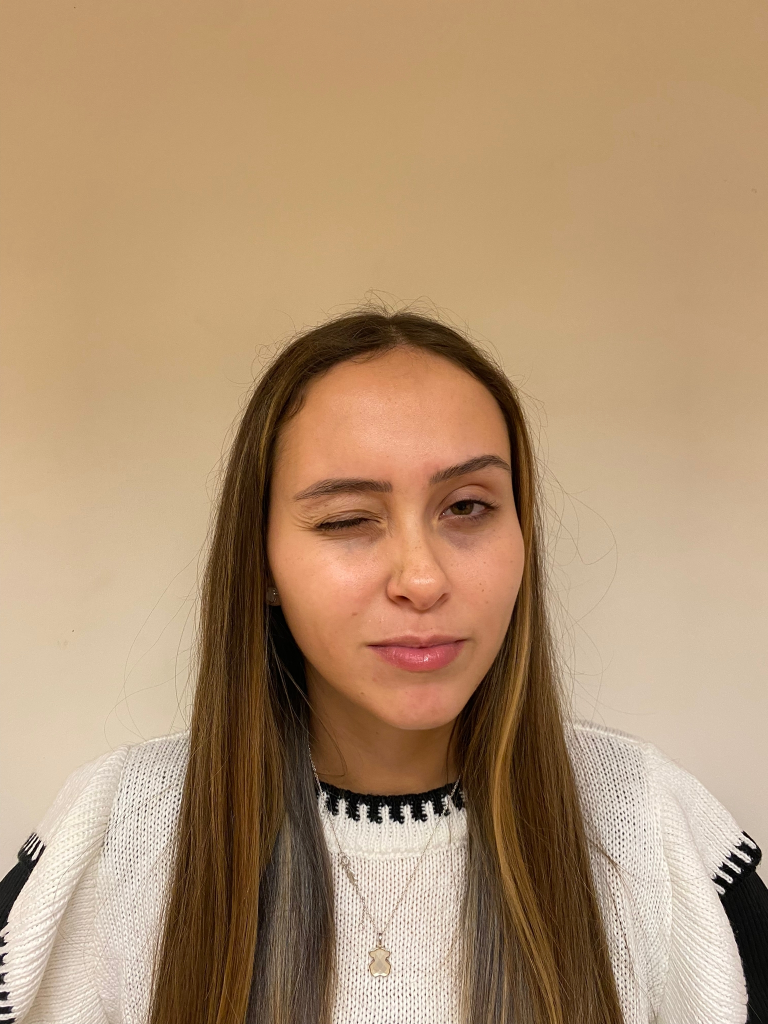
#> input picture Treino/a1.jpeg, 1536 x 2048 px (shown at 1/2 size); its folder holds only this picture in this run; the run also reads 2 pictures not shown here
$ jupyter execute --allow-errors TP_MML.ipynb
#> lines starting #> are read from the running program, lines starting #| are printed output that depends on the picture
### codigo_trabalho.py
import numpy as np
import numpy.linalg as linalg
from PIL import Image
import glob
import math
import os
import cv2

# Funçao para aplicar o metodo PCA
# [19 lines left out: function pca, not called in this run]


def coeficientes_projecao(phi,vetores_proprios,M):
    coeficientes = [np.dot(phi[i],vetores_proprios) for i in range(M)]
    return coeficientes


# [48 lines left out: functions testar, euclidian, mahalanobis, not called in this run]

### TP_MML.ipynb
# Trabalho de Grupo: Eigenfaces
## Trabalho realizado por: Daniela, Andreia, Diogo, Luís e Cristiana

[cell 1]
#Importação das bibliotecas
import numpy as np
import matplotlib.pyplot as plt
import importlib as imp
import numpy.linalg as linalg
from PIL import Image
import glob
import math
import os
import cv2
import codigo_trabalho
imp.reload(codigo_trabalho)
from codigo_trabalho import *

[cell 2]
#Importar as imagens de treino
path = "Treino/"

images = []
for filename in os.listdir(path):
    base = Image.open(f'Treino/{filename}').convert('L')
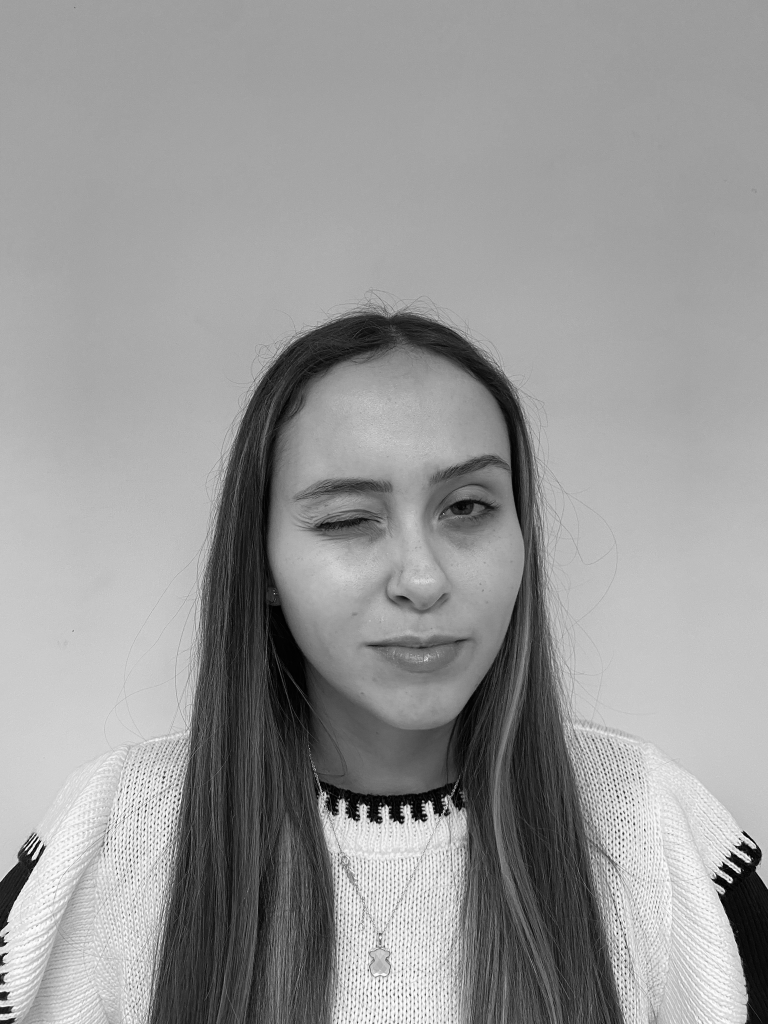
#> base: PIL image 1536x2048 L (shown at 1/2 size); min 0, max 254, mean 151.8
    images.append(base)

[cell 3]
# Tamanho das imagens, isto é, 30 imagens para treino
M=len(images)
#> M = 1
M
#> Out = 1

[cell 4]
#Alterar as dimensões das imagens que serão utilizadas para treino, guardando numa lista
imagens_treino=[]
for filename in os.listdir(path):
    input_img = Image.open(f'Treino/{filename}').convert('L')
    input_img=input_img.resize((255,255))
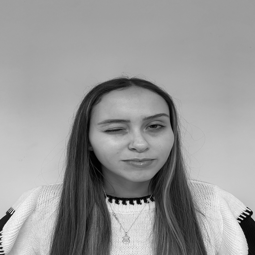
#> input_img: PIL image 255x255 L; min 0, max 246, mean 151.8
    imagens_treino.append(input_img)
lista_imagens= imagens_treino
#> lista_imagens = 1 item
#Criar um array das imagens de treino
imagens_treino = np.array([imagens_treino[i].getdata() for i in range(M)])
imagens_treino

[cell 5]
#Alterar as dimensões das imagens que serão utilizadas para teste, guardando numa lista
path_teste = 'Teste/'
imagens_teste=[]
for filename in os.listdir(path_teste):
    input_img = Image.open(f'Teste/{filename}').convert('L')
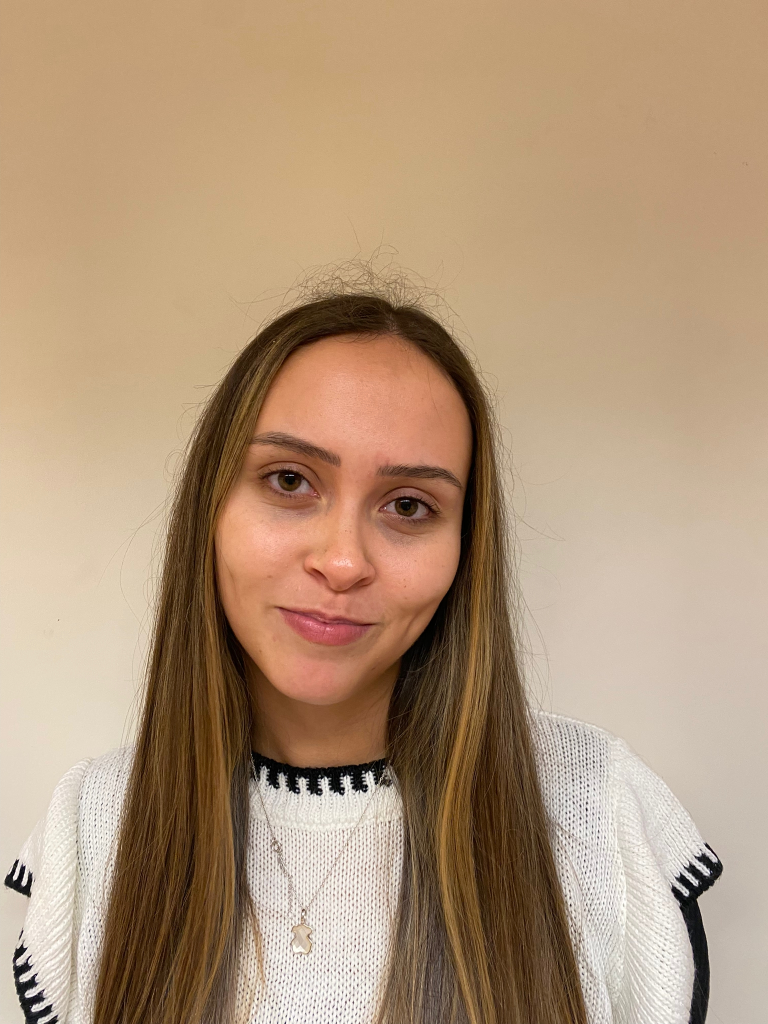
#> input picture Teste/a9.jpeg, 1536 x 2048 px (shown at 1/2 size)
#> input_img: PIL image 1536x2048 L
    input_img=input_img.resize((255,255))
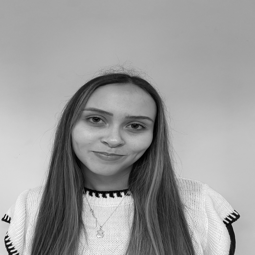
#> input_img: PIL image 255x255 L; min 0, max 247, mean 155.2
    imagens_teste.append(input_img)
#> pass 2 of the loop `for filename in os.listdir(path_teste):`:
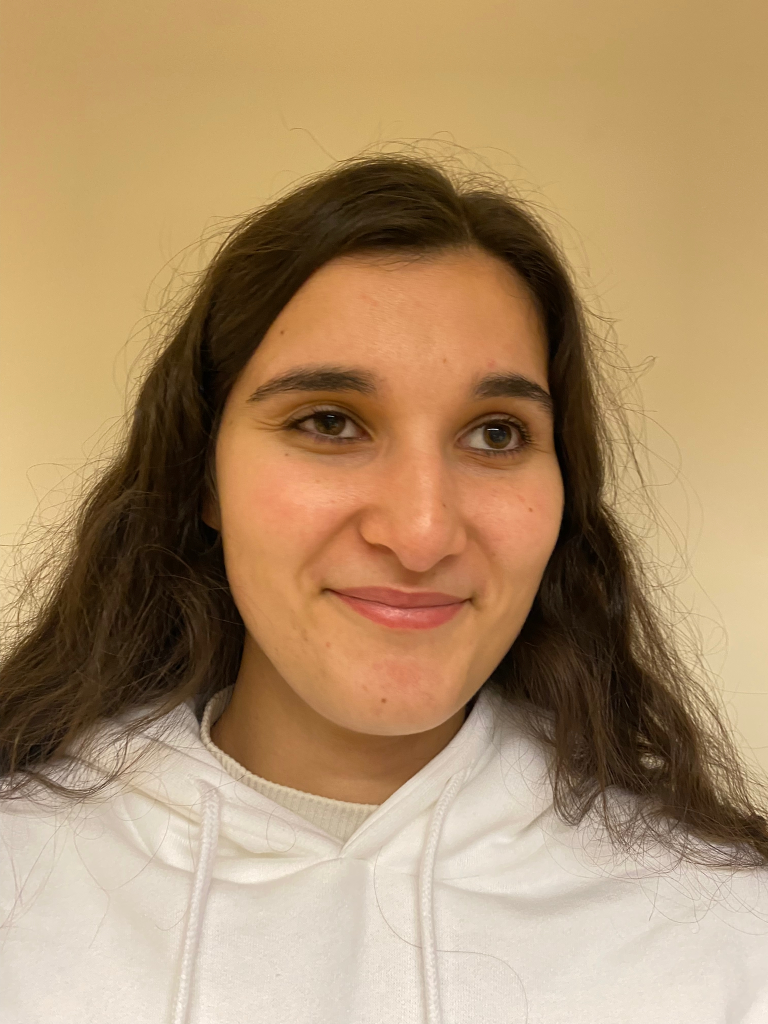
#> input picture Teste/c7.jpeg, 1536 x 2048 px (shown at 1/2 size)
#> `input_img = Image.open(f'Teste/{filename}').convert('L')`:
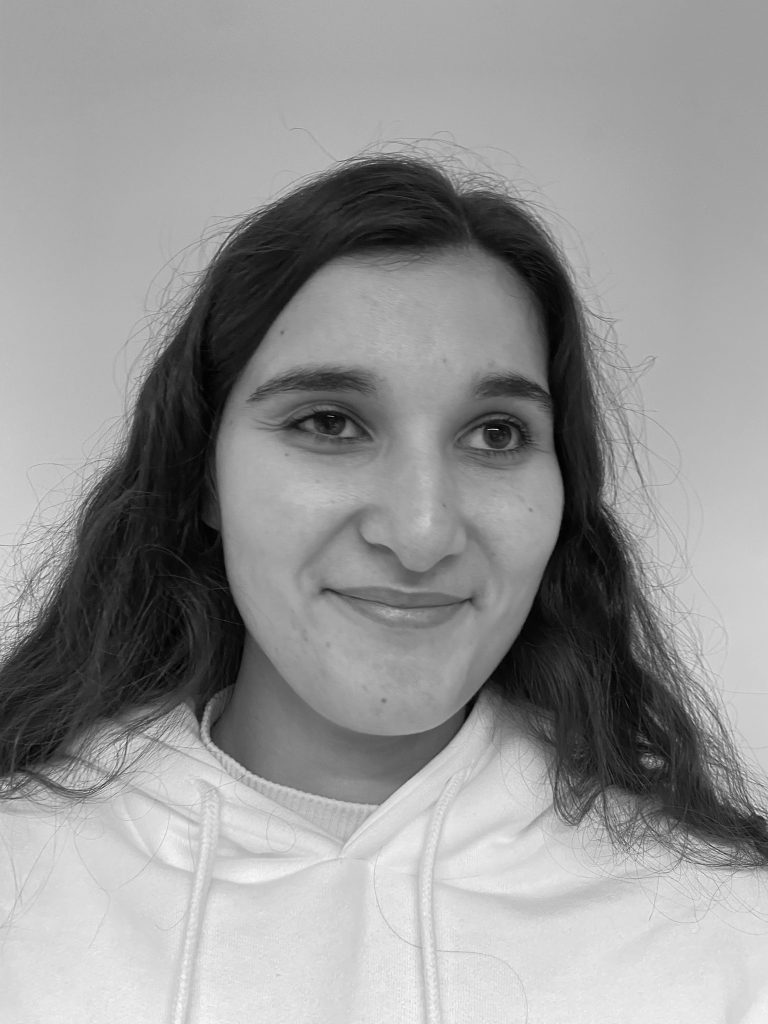
#> input_img: PIL image 1536x2048 L (shown at 1/2 size); min 0, max 252, mean 148.9
#> `input_img=input_img.resize((255,255))`:
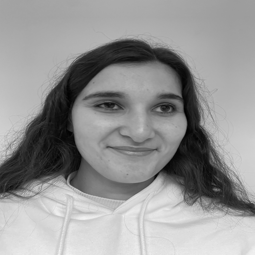
#> input_img: PIL image 255x255 L; min 0, max 243, mean 148.9
#> pass 3 of the loop `for filename in os.listdir(path_teste):`:
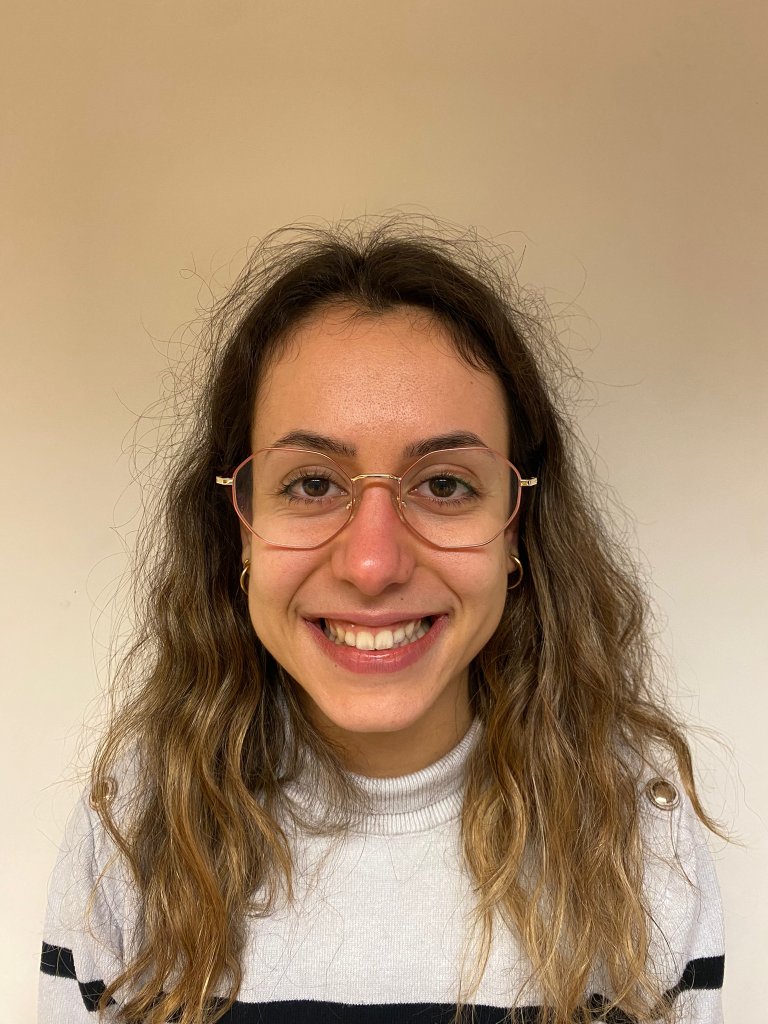
#> input picture Teste/d7.jpeg, 1536 x 2048 px (shown at 1/2 size)
#> `input_img = Image.open(f'Teste/{filename}').convert('L')`:
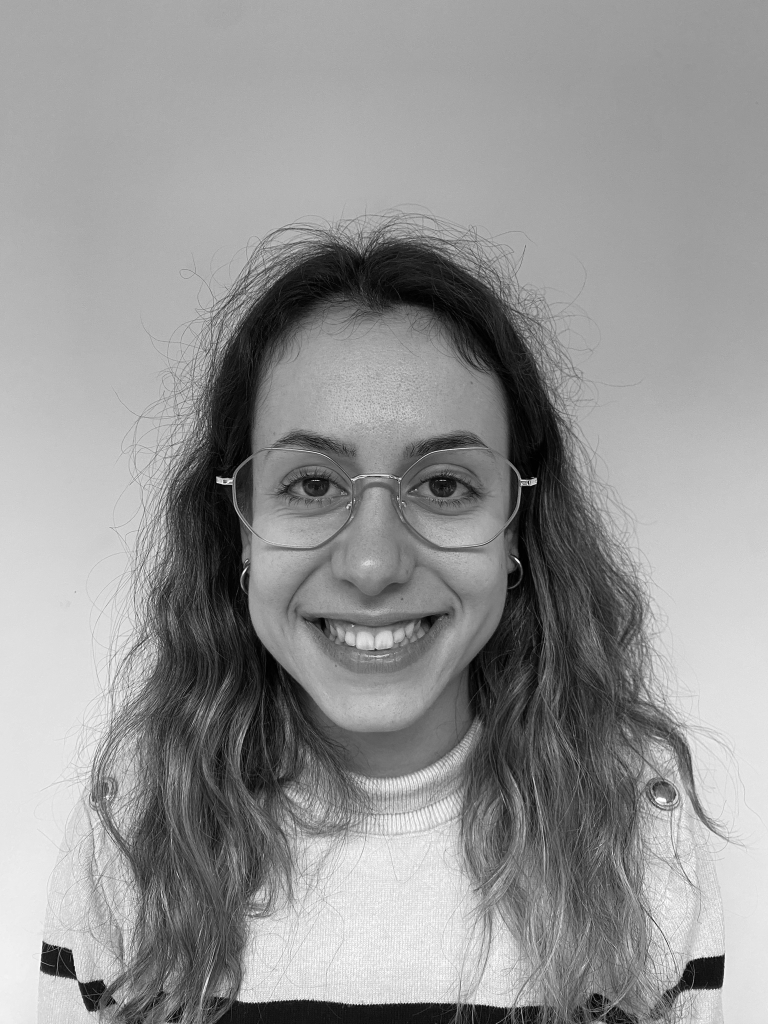
#> input_img: PIL image 1536x2048 L (shown at 1/2 size); min 0, max 255, mean 148.4
#> `input_img=input_img.resize((255,255))`:
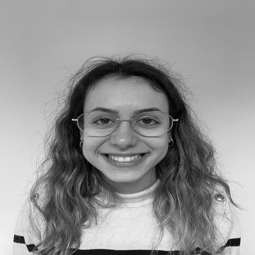
#> input_img: PIL image 255x255 L; min 0, max 245, mean 148.4
#> the loop made 4 passes; the first 3 are shown

[cell 6]
# Implementacao do PCA
k, valores_proprios, vetores_proprios,phi, mean, variancia = pca(imagens_treino, 0.85)
#> in pca, `vetores_proprios, sigma, variancia = np.linalg.svd(phi.transpose(), fu..`: sigma = [0]; variancia = [1]
#> in pca, `valores_proprios= sigma*sigma`: valores_proprios = [0]
#> in pca, `traco = np.sum(valores_proprios)`: traco = 0
#> in pca, `vetores_proprios = vetores_proprios[:,0:k]`: vetores_proprios = empty array
#> k = 0; valores_proprios = [0]; vetores_proprios = empty array; variancia = [1]

[cell 7]
#Aplicar metodo Elbow para visualizar o melhor número de CP
plt.figure(figsize=(8,6))
t = np.arange(0,M,1)
#> t = [0]
plt.plot(t,valores_proprios,'x')
plt.plot(k,valores_proprios[k],'o')
plt.show()
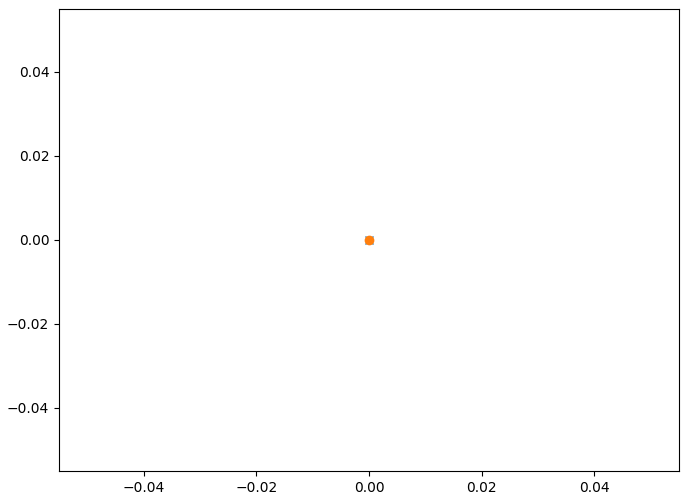
#> figure drawn by matplotlib, 1 panel

[cell 8]
#Calcular os coeficientes de projeção
coeficientes_proj = coeficientes_projecao(phi,vetores_proprios,imagens_treino.shape[0])
#> in coeficientes_projecao, `coeficientes = [np.dot(phi[i],vetores_proprios) for i in range(M)]`: coeficientes = [empty array]
#> coeficientes_proj = [empty array]

[cell 9]
#Imagem média do dataset
display(plt.matshow(np.reshape(mean, (255,255)), cmap="gray"))
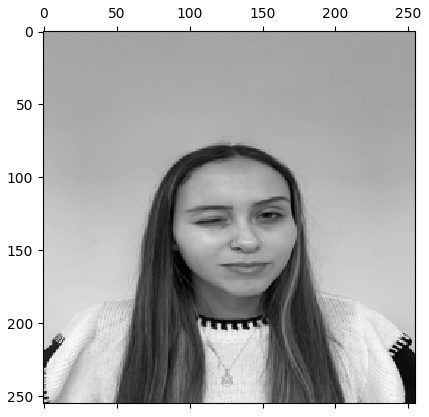
#> figure drawn by matplotlib, 1 panel

#> (a cell that did not finish here is left out)

# Testar o modelo

[cell 11]
#Imagem da Daniela para teste
imagem = Image.open('Teste/d7.jpeg').convert("L")
imagem=imagem.resize((255,255))
imagem

[cell 12]
#Teste do reconhecimento facial da Daniela utilizando a distancia euclediana
distancia, coef_teste=testar(imagem, mean,vetores_proprios ,valores_proprios , M , coeficientes_proj ,"euclidian" )
#> in testar, `test_coef_proj = np.dot(test_phi , vetores_proprios)`: test_coef_proj = empty array
#> in euclidian, `distancia = math.sqrt(sum(z**2))`: distancia = 0
#> in testar, `dist = [euclidian(coeficientes_proj[i], test_coef_proj) for i in range..`: dist = [0]
#> in testar, `d_min = round(np.min(dist),2)`: d_min = 0
#| Imagem nr.: 0
#| Distancia minima: 0.0
#| Distancia máxima: 0.0
#> distancia = [0]; coef_teste = empty array
img = -100
if np.size(distancia) > 0:
    img= lista_imagens[np.argmin(distancia)]
img

[cell 13]
#Imagem da Andreia para teste
imagem = Image.open('Teste/a9.jpeg').convert("L")
imagem=imagem.resize((255,255))
imagem

[cell 14]
#Teste do reconhecimento da Andreia utilizando a distancia euclediana
distancia, coef_teste=testar(imagem, mean,vetores_proprios ,valores_proprios , M , coeficientes_proj ,"euclidian" )
#| Imagem nr.: 0
#| Distancia minima: 0.0
#| Distancia máxima: 0.0
img = -100
if np.size(distancia) > 0:
    img= lista_imagens[np.argmin(distancia)]
img

[cell 15]
#Imagem da Cristiana para teste
imagem = Image.open('Teste/c7.jpeg').convert("L")
imagem=imagem.resize((255,255))
imagem

[cell 16]
#Teste do reconhecimento facial da Cristiana utilizando a distancia Mahalanobis
distancia, coef_teste=testar(imagem, mean,vetores_proprios ,valores_proprios , M , coeficientes_proj ,"mahalanobis" )
#> in mahalanobis, `N = len(x)`: N = 1
#> after the loop in mahalanobis, `for i in range(N):`: distancia = [0]
#| Imagem nr.: 0
#| Distancia minima: 0.0
#| Distancia máxima: 0.0
img = -100
if np.size(distancia) > 0:
    img= lista_imagens[np.argmin(distancia)]
img

[cell 17]
#Imagem do Lipe para teste
imagem = Image.open('Teste/l7.jpeg').convert("L")
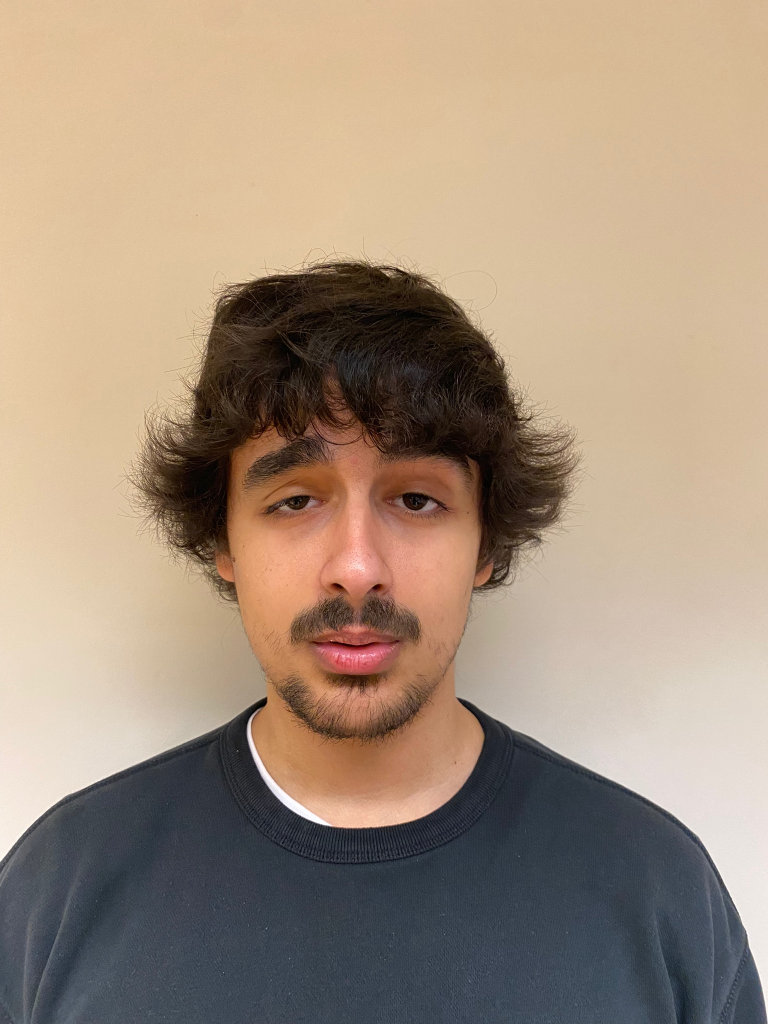
#> input picture Teste/l7.jpeg, 1536 x 2048 px (shown at 1/2 size)
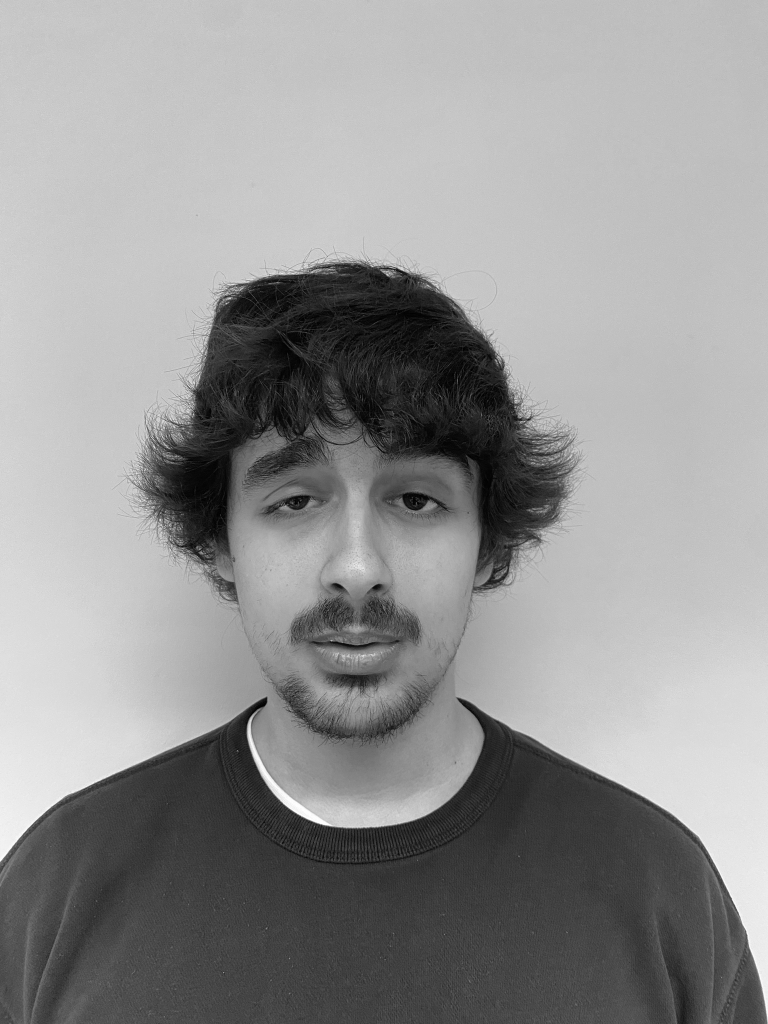
#> imagem: PIL image 1536x2048 L (shown at 1/2 size); min 0, max 255, mean 147.3
imagem=imagem.resize((255,255))
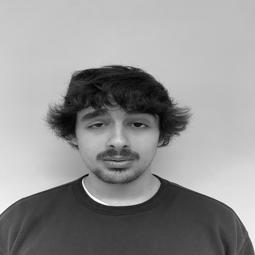
#> imagem: PIL image 255x255 L; min 2, max 255, mean 147.3
imagem

[cell 18]
#Teste do reconhecimento facial do Lipe utilizando a distancia Mahalanobis
distancia, coef_teste=testar(imagem, mean,vetores_proprios ,valores_proprios , M , coeficientes_proj ,"mahalanobis" )
#| Imagem nr.: 0
#| Distancia minima: 0.0
#| Distancia máxima: 0.0
img = -100
if np.size(distancia) > 0:
    img= lista_imagens[np.argmin(distancia)]
img

#> (a cell that did not finish here is left out)

[cell 20]
#Teste do reconhecimento facial do Diogo utilizando a distancia Mahalanobis
distancia, coef_teste=testar(imagem, mean,vetores_proprios ,valores_proprios , M , coeficientes_proj ,"mahalanobis" )
#| Imagem nr.: 0
#| Distancia minima: 0.0
#| Distancia máxima: 0.0
